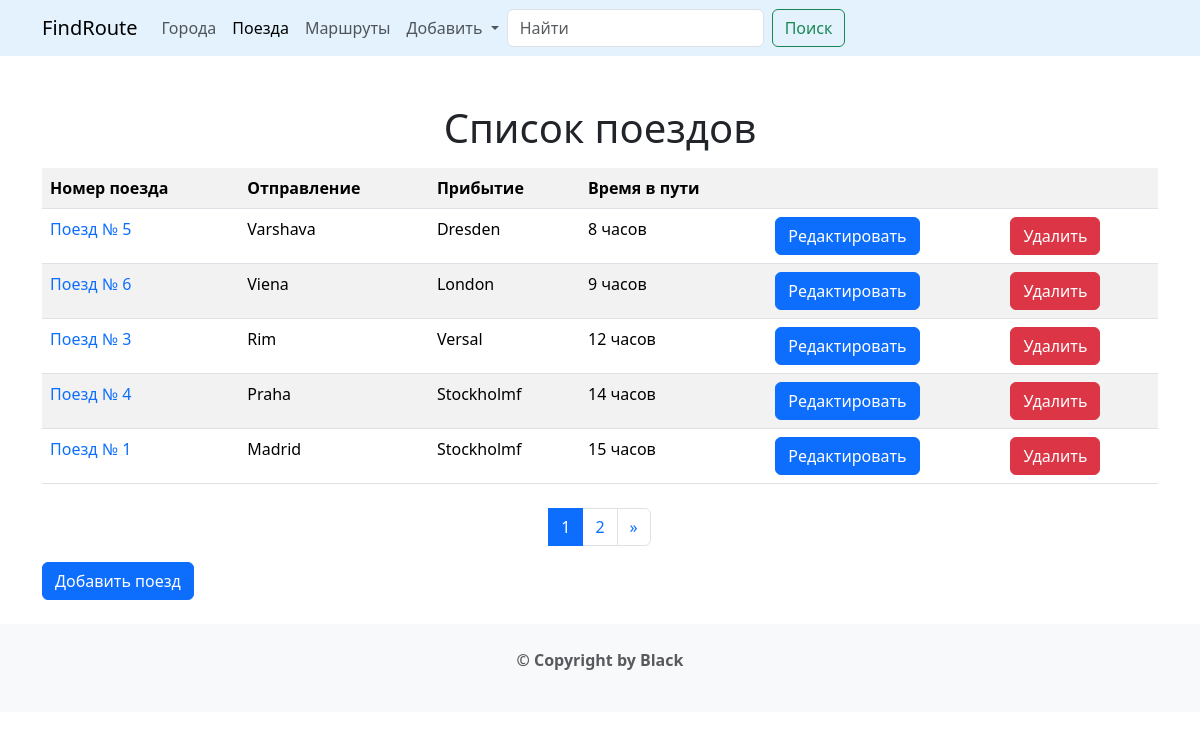
The app's page /trains/, older data.
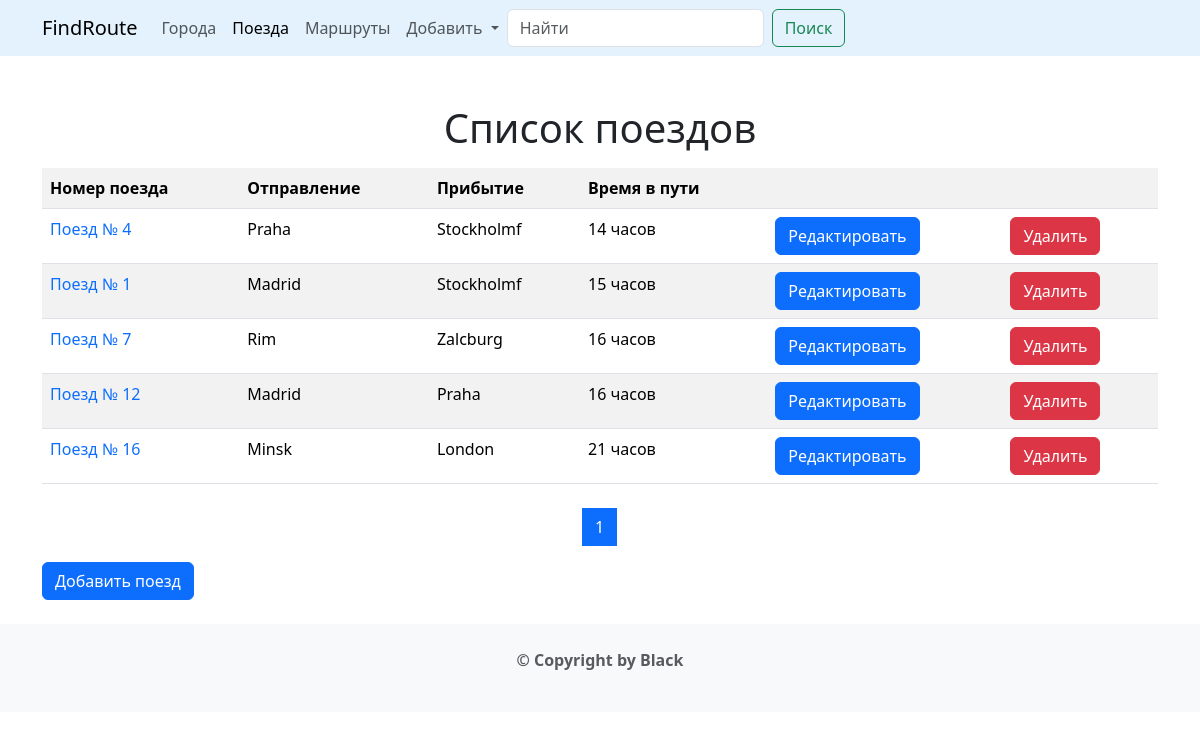
The same page, newer data.
### trains/models.py (models this page shows, shortened)
class Train(models.Model):
    name = models.CharField(max_length=50, unique=True, verbose_name='Номер поезда')
    travel_time = models.PositiveSmallIntegerField(verbose_name='Время в пути')
    from_city = models.ForeignKey(City, on_delete=models.CASCADE,
                                  related_name='to_city_set', verbose_name='В какой город')
    to_city = models.ForeignKey('cities.City', on_delete=models.CASCADE,
                                  related_name='from_city_set', verbose_name='Из какого города')
    class Meta:
        verbose_name = 'Поезд'
        verbose_name_plural = 'Поезда'
        ordering = ['travel_time']

### cities/models.py (models this page shows, shortened)
class City(models.Model):
    name = models.CharField(max_length=100, unique=True)
    def __str__(self):
        return self.name
    class Meta:
        verbose_name = 'Город'
        verbose_name_plural = 'Города'
        ordering = ['name']

### trains/views.py (the view)
# urls.py: path('', views.TrainListView.as_view(), name='train'),
class TrainListView(ListView):
    model = Train
    paginate_by = 5
    template_name = 'trains/trains.html'

### templates/trains/trains.html (shortened to what this page needs)
{% extends 'base.html' %}
{% block content %}
    <h1 class="text-center">Список поездов</h1>
    <div class="row">
        <div class="col-md-12 mx-auto my-2">
            <table class="table table-striped">
                <tr>
                <th>Номер поезда</th>
                <th>Отправление</th>
                <th>Прибытие</th>
                <th>Время в пути</th>
                <th>&nbsp</th>
                <th>&nbsp</th>
                </tr>
                {% for object in object_list %}
                    <tr>
                        <td>
                            <a style="text-decoration: none"
                               href="{% url 'trains:detail' pk=object.pk %}">Поезд № {{ object.name }}</a>
                        </td>
                        <td>
                            <span>{{ object.from_city }}</span>
                        </td>
                        <td>
                            <span>{{ object.to_city }}</span>
                        </td>
                        <td>
                            <span>{{ object.travel_time }} часов</span>
                        </td>
                        <td>
                            <a style="text-decoration: none" href="{% url 'trains:update' pk=object.pk %}">
                                <button type="submit" class="btn btn-primary">Редактировать</button>
                            </a>
                        </td>
                        <td>
                            <a style="text-decoration: none" href="{% url 'trains:delete' pk=object.pk %}">
                                <button type="submit" class="btn btn-danger">Удалить</button>
                            </a>
                        </td>
                    </tr>
                {% endfor %}
            </table>
        </div>
    </div>
    <nav aria-label="Page navigation example">
        <ul class="pagination justify-content-center">
            {% for page in page_obj.paginator.page_range %}
                <li class="page-item {% if page == page_obj.number %} active {% endif %} ">
                    <a class="page-link" href="?page={{ page }}">
                        {{ page }}
                    </a>
                </li>
            {% endfor %}
            <li class="page-item">
                {% if page_obj.has_next %}
                    <a class="page-link" href="?page={{ page_obj.paginator.num_pages }}" aria-label="Next">
                        <span aria-hidden="true">&raquo;</span>
                    </a>
                {% endif %}
            </li>
        </ul>
    </nav>
    <a style="text-decoration: none" href="{% url 'trains:add_train' %}">
        <button type="submit" class="btn btn-primary">Добавить поезд</button>
    </a>
{% endblock %}

Row changes from the older to the newer data that the page shows:
removed Train: name "5", from_city "Varshava", to_city "Dresden", travel_time "8"
removed Train: name "6", from_city "Viena", to_city "London", travel_time "9"
removed Train: name "3", from_city "Rim", to_city "Versal", travel_time "12"
now on this page (row unchanged): Train: name "7", from_city "Rim", to_city "Zalcburg", travel_time "16"
now on this page (row unchanged): Train: name "12", from_city "Madrid", to_city "Praha", travel_time "16"
added Train: name "16", from_city "Minsk", to_city "London", travel_time "21"
Text that changed along with them:
list line gone: "2"
